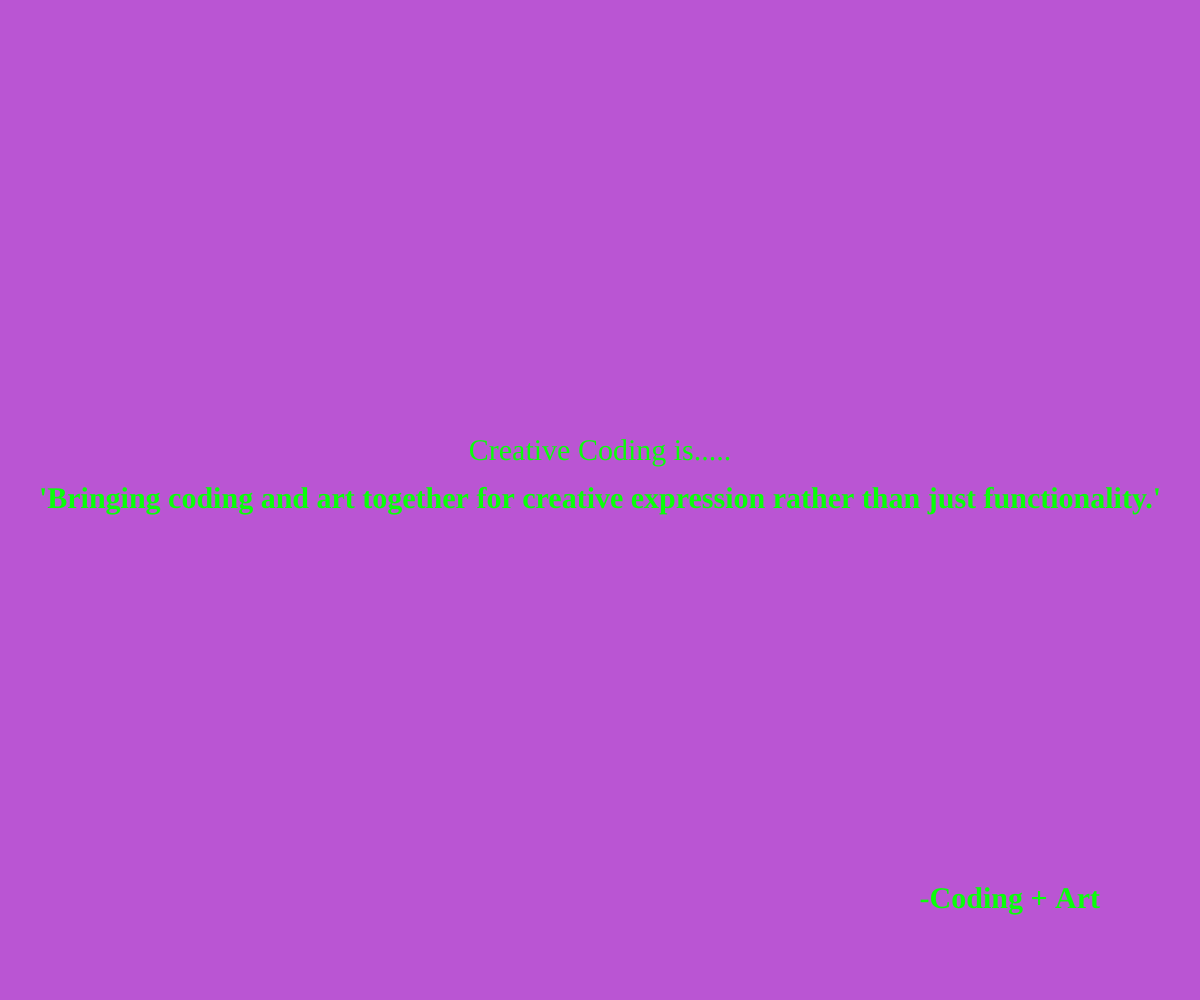
Frame 1 (no input)
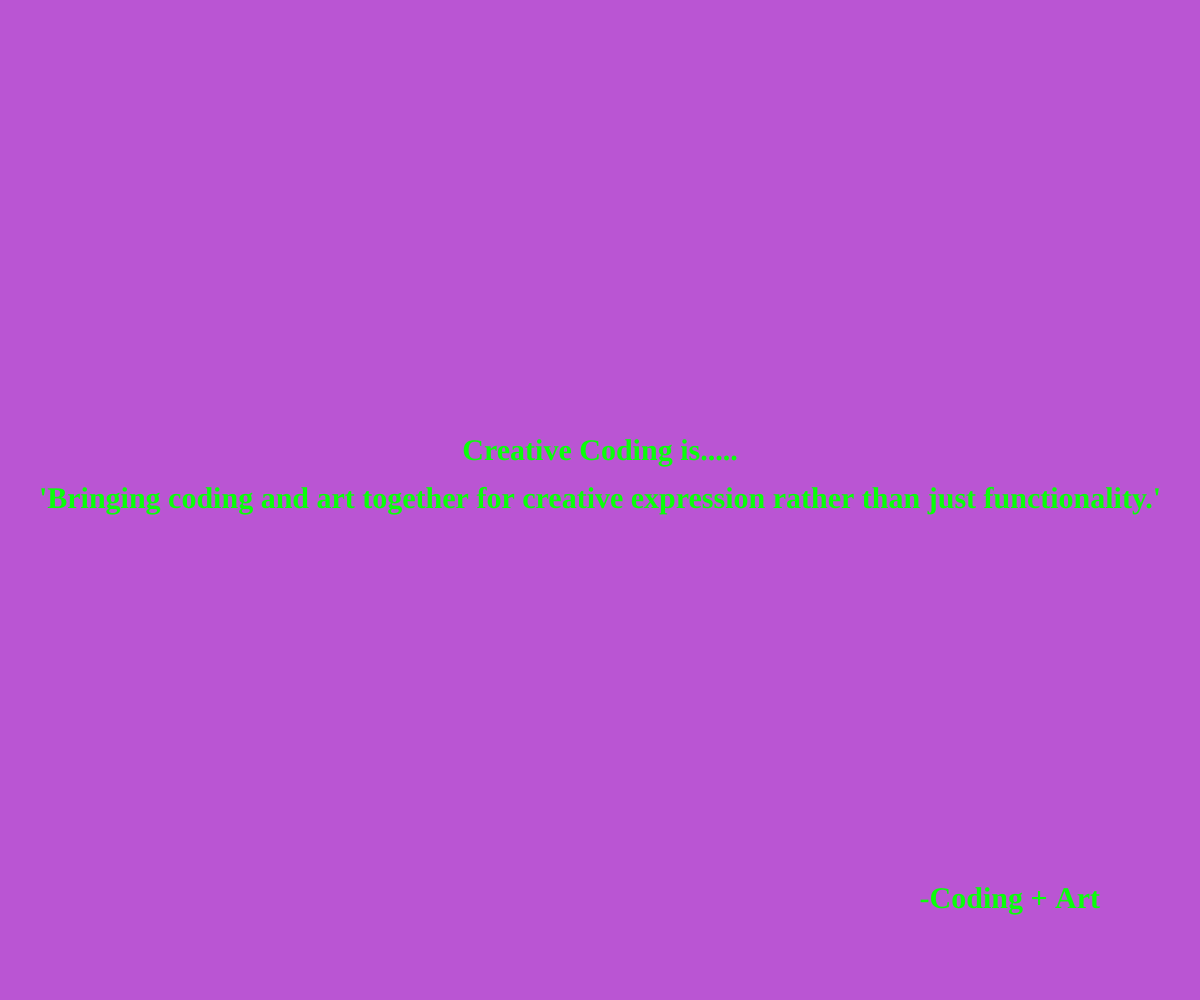
Frame 60 (no input)
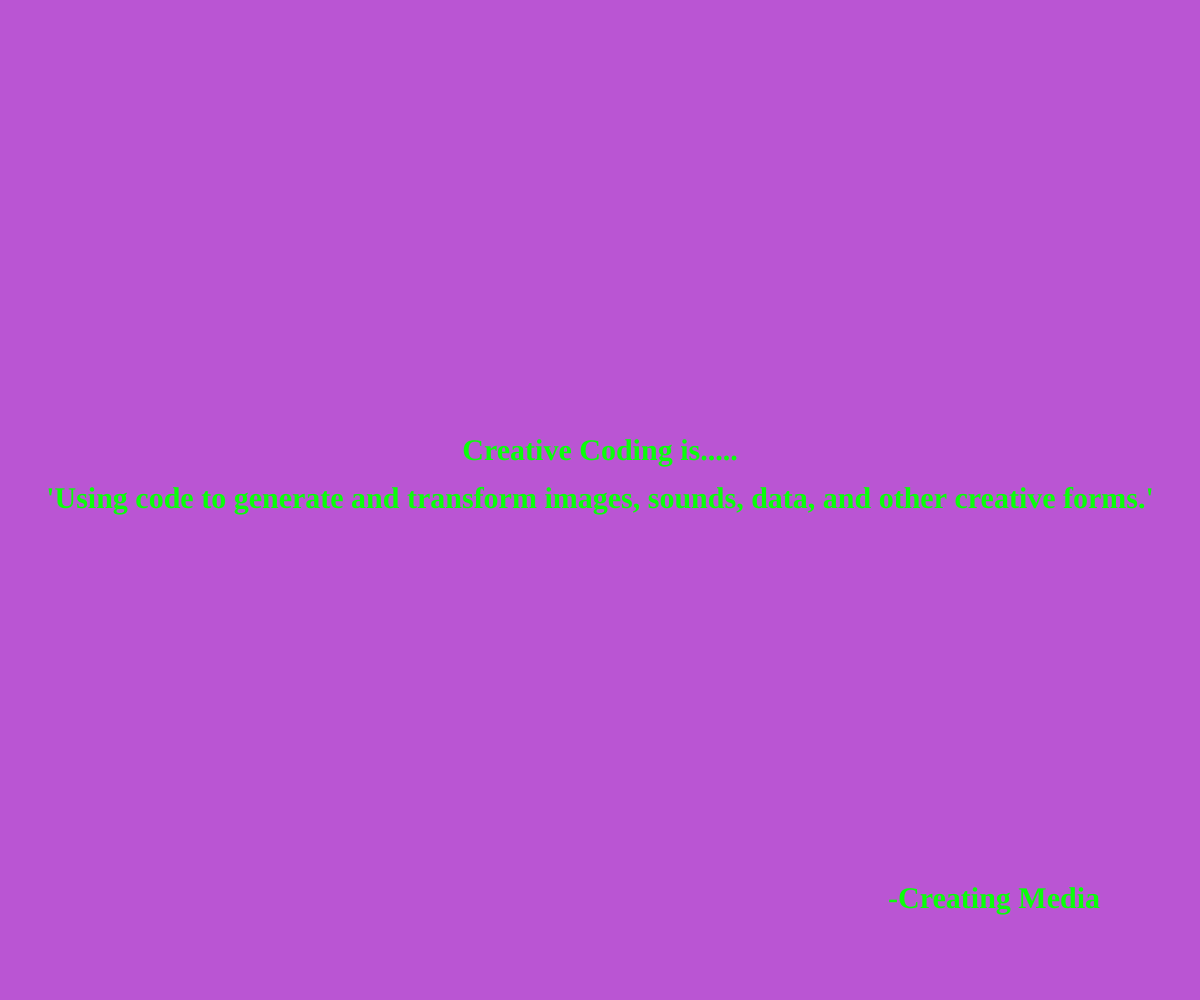
Frame 120 (the mouse pressed at the canvas centre since frame 60)

The p5.js sketch that drew these frames (run headless with seeded random() and noise() and a simulated clock; from frame 60 on, the mouse is pressed at the canvas centre):

// p5.js sketch
// ── sketch.js
// change the quotes in this array. Be mindful of the quotation marks!
// this is the only part of the file you need to edit!

const quotes = [
  { text: "Using code to explore, experiment, and create different forms of media and art.", source: "ScottTim Rodenbröker" },
  { text: "Bringing coding and art together for creative expression rather than just functionality.", source: "Coding + Art" },
  { text: "Using code to generate and transform images, sounds, data, and other creative forms.", source: "Creating Media" },
  { text: "A community of artists and creatives who collaborate and share ideas through code.", source: "Creative Community" },
  { text: "Using code to translate the digital world into everyday experiences.", source: "Everyday Experience" },
  { text: "Creative coding is NOT standard computer science", source: "Montana Media" },
  { text: "If programming a game is like writing a book, creative coding is writing a poem.", source: "The Guidebook" },
  { text: "Using code to creatively express ideas and create interactive experiences.", source: "Medium" }
];
// no need to edit anything below this line! 
// if you have made an error, you can check your history to see what might have gone wrong

// a variable that holds the current quote
let current = [];

function setup() {
  createCanvas(windowWidth, windowHeight);
  // Seed with millis() so each page load gives a different quote.
  randomSeed(millis());
  textSize(30);
  textFont("Serif");
  fill(10, 255, 10);
  // calls the function to pick a quote
  pickQuote();
}

function pickQuote() {
  // take a random number and use that to identify what quote to use
  current = quotes[floor(random(quotes.length))];
}

function draw() {
  background(186, 85, 211); // set the background color
  drawQuote();  // draw the quote on screen
}

function drawQuote() {   // draw text
  textAlign(CENTER, CENTER);
  text("Creative Coding is.....", width / 2, height / 2 - 48);
  textStyle(BOLD);
  text("'" + current.text + "'", width / 2, height / 2);
  textAlign(RIGHT, CENTER);
  text("-" + current.source, width - 100, height - 100);

}

function windowResized() {
  resizeCanvas(windowWidth, windowHeight);
}

function newQuote() {
  pickQuote();
  redraw();
}

function mousePressed() {
  newQuote();
}
